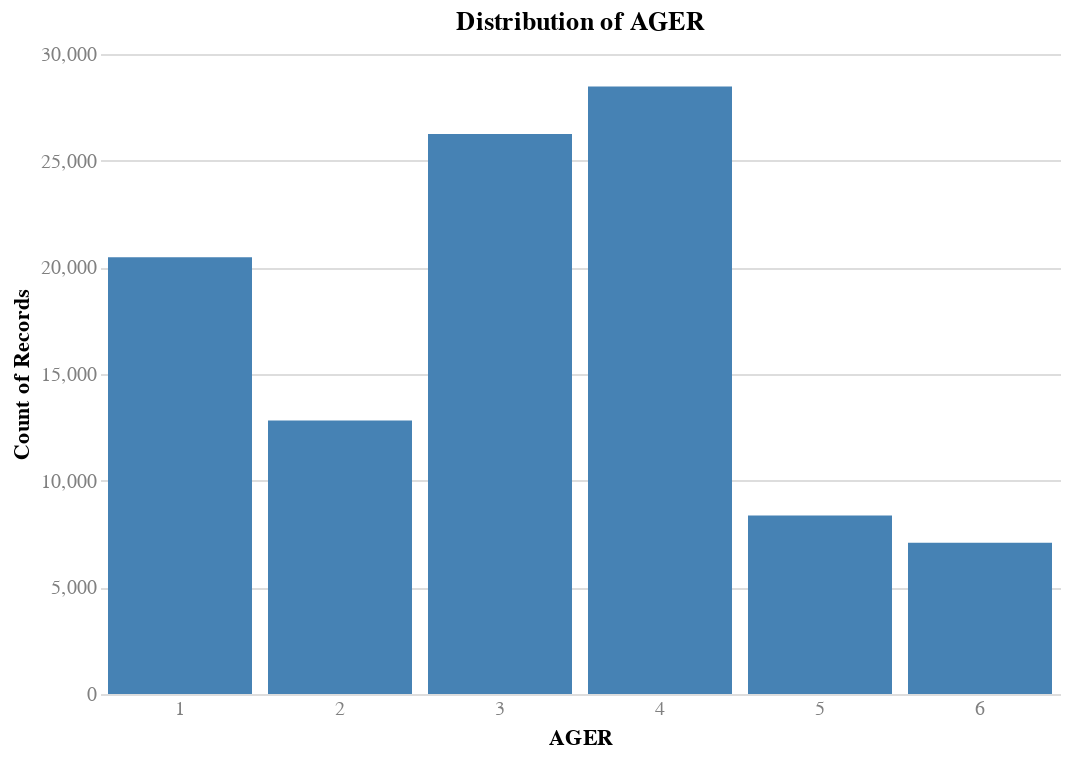

Notebook code cell kept with this figure:
### Markdown cell above
#### 3.2.1 - Bin the AGE variable

### Code cell
# Check the distribution of `AGER`
# 1 = Under 15 years 
# 2 = 15-24 years 
# 3 = 25-44 years 
# 4 = 45-64 years 
# 5 = 65-74 years 
# 6 = 75 years and over|
 
chart(
    df=train_df,
    x='AGER:O',
    y='count()',
    title='Distribution of AGER',
).mark_bar()

### Figure 1 — Vega specification as saved in the notebook (floating-point values rounded to 4 significant figures)
{"$schema": "https://vega.github.io/schema/vega/v5.json", "data": [{"name": "source_0", "values": [{"AGER": 4, "__count": 28478}, {"AGER": 5, "__count": 8371}, {"AGER": 1, "__count": 20474}, {"AGER": 2, "__count": 12817}, {"AGER": 6, "__count": 7093}, {"AGER": 3, "__count": 26253}]}, {"name": "source_0_x_domain_AGER", "values": [{"AGER": 4}, {"AGER": 5}, {"AGER": 1}, {"AGER": 2}, {"AGER": 6}, {"AGER": 3}]}, {"name": "source_0_y_domain___count", "values": [{"min": 7093, "max": 28478}]}], "marks": [{"type": "rect", "name": "marks", "from": {"data": "source_0"}, "encode": {"update": {"fill": {"value": "steelblue"}, "width": {"signal": "max(0.25, bandwidth('x'))"}, "y": {"field": "__count", "scale": "y"}, "x": {"field": "AGER", "scale": "x"}, "y2": {"value": 0, "scale": "y"}}}, "style": ["bar"]}], "scales": [{"name": "x", "type": "band", "domain": {"data": "source_0_x_domain_AGER", "field": "AGER", "sort": true}, "range": [0, {"signal": "width"}], "paddingOuter": 0.05, "paddingInner": 0.1}, {"name": "y", "type": "linear", "domain": [{"signal": "(data(\"source_0_y_domain___count\")[0] || {}).min"}, {"signal": "(data(\"source_0_y_domain___count\")[0] || {}).max"}], "range": [{"signal": "height"}, 0], "zero": true, "nice": true}], "axes": [{"scale": "y", "tickCount": {"signal": "ceil(height/40)"}, "domain": false, "maxExtent": 0, "zindex": 0, "grid": true, "labels": false, "aria": false, "ticks": false, "minExtent": 0, "orient": "left", "gridScale": "x"}, {"scale": "x", "title": "AGER", "zindex": 0, "labelBaseline": "top", "orient": "bottom", "grid": false}, {"scale": "y", "orient": "left", "labelOverlap": true, "labelAlign": "right", "title": "Count of Records", "grid": false, "tickCount": {"signal": "ceil(height/40)"}, "zindex": 0}], "title": {"text": "Distribution of AGER", "frame": "group"}, "style": "cell", "config": {"axis": {"domain": false, "labelAngle": 0, "labelColor": "gray", "labelFontSize": 10, "ticks": false}, "style": {"guide-label": {"font": "Helvetica Neue"}, "guide-title": {"font": "Helvetica Neue"}, "group-title": {"font": "Helvetica Neue"}, "group-subtitle": {"font": "Helvetica Neue"}, "cell": {"stroke": null}, "text": {"font": "Helvetica Neue"}}}, "width": 480, "background": "white", "padding": 5, "height": 320}
